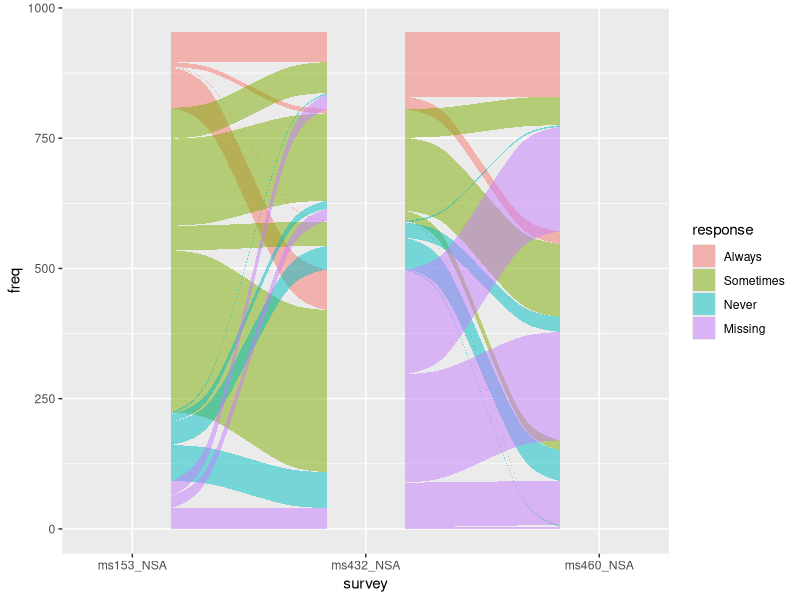

This chart was generated by the following R code:
## ---- chunk 1
knitr::opts_chunk$set(echo = TRUE)
library(ggplot2)
library(ggalluvial)
## ---- chunk 2
data(vaccinations)
vaccinations <- transform(vaccinations,
                          response = factor(response, rev(levels(response))))
                          
head(vaccinations)
## ---- chunk 3
p <- ggplot(vaccinations,
       aes(x = survey, stratum = response, alluvium = subject,
           y = freq,
           fill = response, label = response)) +
  scale_x_discrete(expand = c(.1, .1)) +
  geom_flow() 

p
## ---- chunk 4
p <- p + geom_stratum(alpha = .5) +
  geom_text(stat = "stratum", size = 3) +
  theme(legend.position = "none") +
  ggtitle("vaccination survey responses at three points in time")


